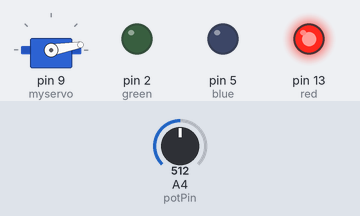
This sketch was run on a simulated Arduino Uno, built with avr-gcc and run on an emulated ATmega328P. On the bench: servo, output pins drawn as LEDs (lit = HIGH). The test bench sets the inputs (shaded band); at power-on: A4 (potPin) = 512.

Above: at 0.05 s.
At 1.5 s:
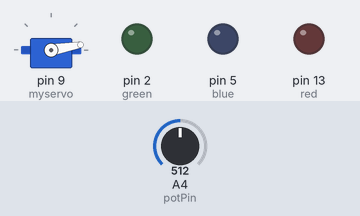
At 2.95 s:
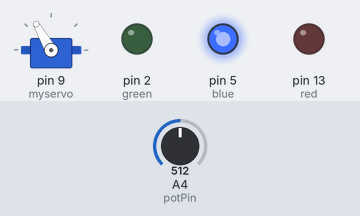
At 3.7 s:
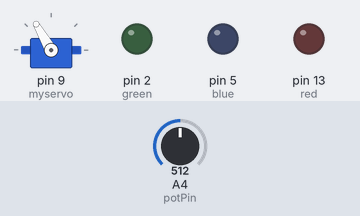
At 4.45 s:
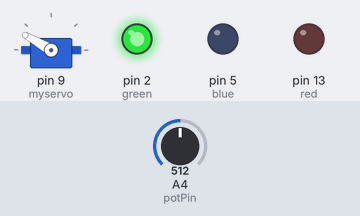
At 5.95 s:
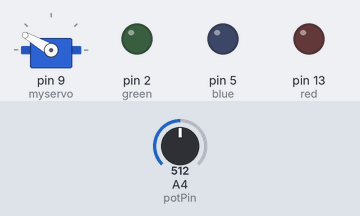
Timing chart, 0 to 7.8 s (numbered marks = the images above):
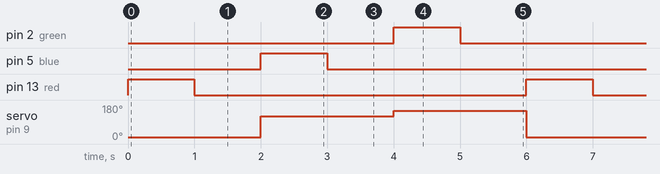

The sketch:

myultrasonicservo.ino
```cpp
#include <Servo.h>
Servo myservo;
int potPin=4;
int red=13;
int green=2;
int blue=5;
int val;
                                                //int trigPin = 11;
                                                //int echoPin = 10;
                                                //long dist;
                                                //long duration;


void setup()
{
myservo.attach(9);
                                                  //pinMode(trigPin, OUTPUT);
                                                 //pinMode(echoPin, INPUT);
 pinMode(red,OUTPUT);
 pinMode(blue,OUTPUT);
 pinMode(green,OUTPUT);
                                                  //pinMode(trigPin,OUTPUT);
                                                 //pinMode(echoPin,INPUT);


     Serial.begin(9600);
}

void loop() {

  val= analogRead(potPin);
  val =map(val,0,1023,0,180);
  myservo.write(10);

  if (val<=1023)
  {
             digitalWrite(red,HIGH);
             delay(1000);
             digitalWrite(red,LOW);
             delay (1000);
             myservo.write(120);


  }
   if (val<=512)

         {
             digitalWrite(blue,HIGH);
             delay(1000);
             digitalWrite(blue,LOW);
             delay(1000);
             myservo.write(150);

 }else
 { myservo.write(0);}

if (val<=300)

         {
             digitalWrite(green,HIGH);
             delay(1000);
             digitalWrite(green,LOW);
             delay(1000);
             myservo.write(169);

 }else
 { myservo.write(0);}


            }
```

Measured:
- by itself, pin 2 (green), pin 5 (blue), pin 13 (red): alternates HIGH for 1.0 s and LOW for 5.0 s
- by itself, servo on pin 9 (myservo): repeats every 6.0 s: 150° 2.0 s, 10° 2.0 s, 120° 2.0 s
